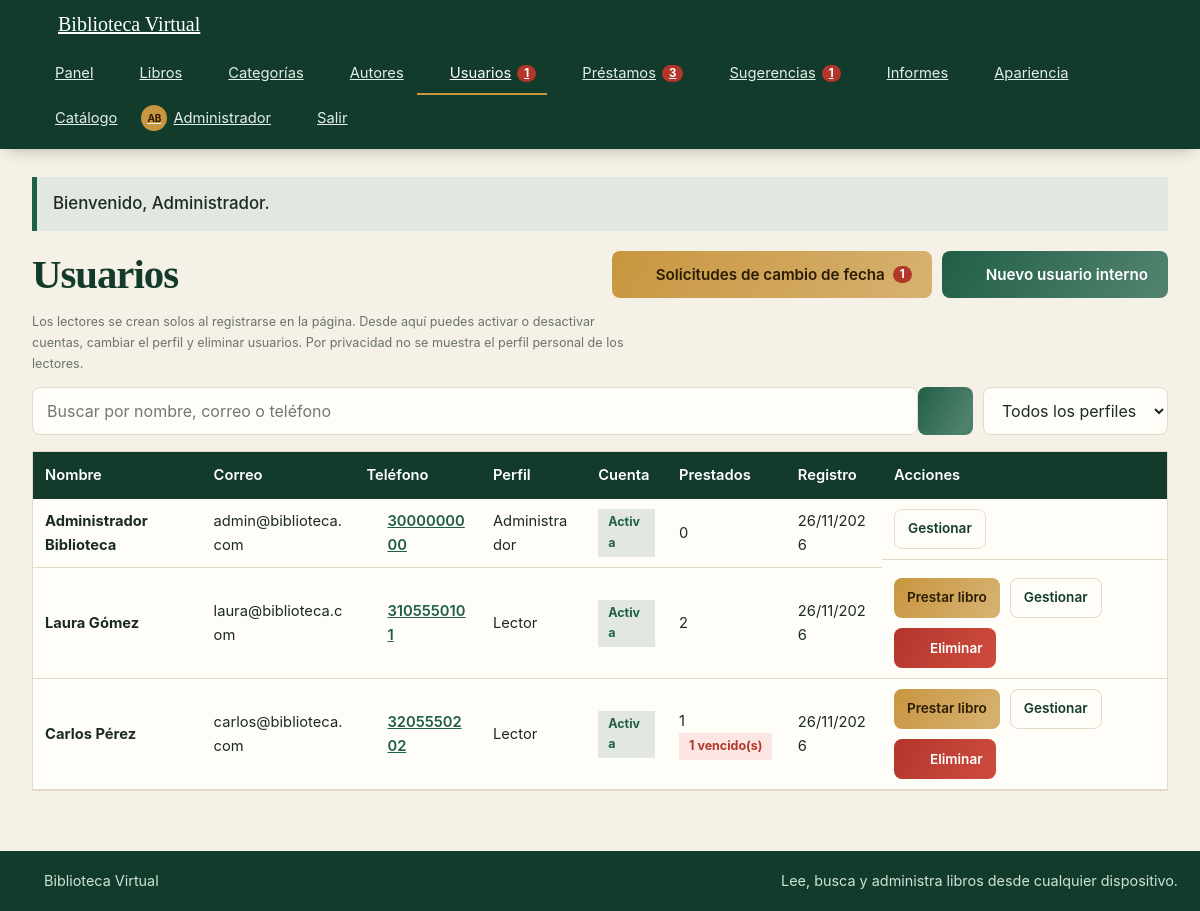
/usuarios.php (signed in), run on the app's committed database.
### tables this page shows
CREATE TABLE usuarios (
  id INT NOT NULL AUTO_INCREMENT,
  nombre VARCHAR(80) NOT NULL,
  apellido VARCHAR(80) NOT NULL,
  correo VARCHAR(120) NOT NULL,
  telefono VARCHAR(20) NOT NULL,
  fecha_nacimiento DATE NOT NULL,
  clave VARCHAR(255) NOT NULL,
  rol ENUM('admin','bibliotecario','lector') NOT NULL DEFAULT 'lector',
  activo TINYINT(1) NOT NULL DEFAULT 1,
  foto VARCHAR(80) DEFAULT NULL,
  tema ENUM('auto','claro','oscuro') NOT NULL DEFAULT 'auto',
  edad_editable TINYINT(1) NOT NULL DEFAULT 0,
  cambiar_clave TINYINT(1) NOT NULL DEFAULT 0,
  creado_en TIMESTAMP NOT NULL DEFAULT CURRENT_TIMESTAMP,
  PRIMARY KEY (id),
  UNIQUE KEY uq_usuarios_correo (correo)
);

### usuarios.php (the view, shortened to what this page needs)
<?php
require_once 'seguridad.php';
exigir_admin();
$cn = db();
$yo = (int)$_SESSION['usuario_id'];
$q = trim(isset($_GET['q']) ? $_GET['q'] : '');
$donde = ' WHERE 1=1';
$tipos = '';
$params = array();
$filas = consulta($cn, "SELECT u.id, u.nombre, u.apellido, u.correo, u.telefono, u.rol, u.activo, u.creado_en, (SELECT COUNT(*) FROM prestamos p WHERE p.usuario_id = u.id AND p.estado = 'Activo') AS prestados, (SELECT COUNT(*) FROM prestamos p WHERE p.usuario_id = u.id AND p.estado = 'Activo' AND p.fecha_limite < CURDATE()) AS vencidos FROM usuarios u" . $donde . ' ORDER BY u.rol, u.apellido, u.nombre', $tipos, $params);
$pendientes = (int)valor($cn, "SELECT COUNT(*) FROM cambios_edad WHERE estado = 'Pendiente'");
require 'cabecera.php';
?>
<div class="seccion-titulo" style="margin-top:0"><h1>Usuarios</h1>
  <div class="acciones"><a class="btn btn-oro" href="solicitudes_edad.php"><?php echo icono('reloj', 16); ?> Solicitudes de cambio de fecha<?php if ($pendientes > 0): ?> <span class="globo"><?php echo $pendientes; ?></span><?php endif; ?></a><a class="btn" href="usuario_form.php"><?php echo icono('mas', 16); ?> Nuevo usuario interno</a></div></div>
<p class="ayuda">Los lectores se crean solos al registrarse en la página. Desde aquí puedes activar o desactivar cuentas, cambiar el perfil y eliminar usuarios. Por privacidad no se muestra el perfil personal de los lectores.</p>
<form class="barra-acciones" method="get">
  <div class="buscar"><input type="search" name="q" value="<?php echo e($q); ?>" placeholder="Buscar por nombre, correo o teléfono"><button class="btn" type="submit"><?php echo icono('buscar', 16); ?></button></div>
  <select name="rol" style="width:auto" onchange="this.form.submit()"><option value="">Todos los perfiles</option></select>
</form>
<?php if (!count($filas)): ?><div class="vacio">No hay usuarios para mostrar.</div><?php else: ?>
<div class="tabla-wrap"><table>
  <thead><tr><th>Nombre</th><th>Correo</th><th>Teléfono</th><th>Perfil</th><th>Cuenta</th><th>Prestados</th><th>Registro</th><th>Acciones</th></tr></thead>
  <tbody>
  <?php foreach ($filas as $f): ?>
    <tr>
      <td><strong><?php echo e($f['nombre'] . ' ' . $f['apellido']); ?></strong></td>
      <td><?php echo e($f['correo']); ?></td>
      <td><a class="tel" href="<?php echo e(telefono_enlace($f['telefono'])); ?>"><?php echo icono('telefono', 15); ?> <?php echo e($f['telefono']); ?></a></td>
      <td><?php echo $f['rol'] === 'admin' ? 'Administrador' : ($f['rol'] === 'bibliotecario' ? 'Bibliotecario' : 'Lector'); ?></td>
      <td><span class="<?php echo (int)$f['activo'] ? 'est est-devuelto' : 'est est-rechazado'; ?>"><?php echo (int)$f['activo'] ? 'Activa' : 'Inactiva'; ?></span></td>
      <td><?php echo (int)$f['prestados']; ?><?php if ((int)$f['vencidos'] > 0): ?> <span class="est est-vencido"><?php echo (int)$f['vencidos']; ?> vencido(s)</span><?php endif; ?></td>
      <td><?php echo fecha_es($f['creado_en']); ?></td>
      <td class="acciones">
        <?php if ($f['rol'] === 'lector' && (int)$f['activo']): ?><a class="btn btn-sm btn-oro" href="prestamo_form.php?usuario_id=<?php echo (int)$f['id']; ?>">Prestar libro</a><?php endif; ?>
        <a class="btn btn-sm btn-claro" href="usuario_form.php?id=<?php echo (int)$f['id']; ?>">Gestionar</a>
        <?php if ((int)$f['id'] !== $yo): ?>
        <form method="post" onsubmit="return confirm('¿Eliminar a <?php echo e(addslashes($f['nombre'] . ' ' . $f['apellido'])); ?>? Se borrará también su actividad de lectura.');"><?php echo campo_csrf(); ?><input type="hidden" name="id" value="<?php echo (int)$f['id']; ?>"><button class="btn btn-sm btn-peligro" type="submit"><?php echo icono('borrar', 15); ?> Eliminar</button></form>
        <?php endif; ?>
      </td>
    </tr>
  <?php endforeach; ?>
  </tbody>
</table></div>
<?php endif; ?>
<?php require 'pie.php'; ?>

### seguridad.php (shortened to what this page needs)
<?php
function e($v) {
    return htmlspecialchars((string)$v, ENT_QUOTES, 'UTF-8');
}
function logueado() {
    return !empty($_SESSION['usuario_id']);
}
function consulta($cn, $sql, $tipos = '', $params = array()) {
    $st = $cn->prepare($sql);
    if ($tipos !== '') {
        $args = array($tipos);
        foreach ($params as $k => $v) { $args[] = &$params[$k]; }
        call_user_func_array(array($st, 'bind_param'), $args);
    }
    $st->execute();
    $filas = array();
    $meta = $st->result_metadata();
    if ($meta) {
        if (method_exists($st, 'get_result')) {
            $r = $st->get_result();
            while ($f = $r->fetch_assoc()) { $filas[] = $f; }
        }
    }
    return $filas;
}
function fila($cn, $sql, $tipos = '', $params = array()) {
    $f = consulta($cn, $sql, $tipos, $params);
    return $f ? $f[0] : null;
}
function valor($cn, $sql, $tipos = '', $params = array()) {
    $f = fila($cn, $sql, $tipos, $params);
    return reset($f);
}
function usuario_actual() {
    static $u = false;
    if ($u === false) {
        $u = null;
        if (logueado()) {
            $u = fila(db(), 'SELECT id, nombre, apellido, rol, activo, foto, tema, cambiar_clave FROM usuarios WHERE id = ?', 'i', array((int)$_SESSION['usuario_id']));
        }
    }
    return $u;
}
function exigir_login() {
    $u = usuario_actual();
}
function exigir_admin() {
    exigir_login();
}
function fecha_es($f) {
    return date('d/m/Y', strtotime($f));
}
function telefono_enlace($t) {
    return 'tel:' . preg_replace('/[^0-9+]/', '', $t);
}
function avatar_html($u, $tam = 34) {
    $nombre = isset($u['nombre']) ? $u['nombre'] : '?';
    $apellido = isset($u['apellido']) ? $u['apellido'] : '';
    $ini = mb_strtoupper(mb_substr($nombre, 0, 1) . mb_substr($apellido, 0, 1));
    return '<span class="avatar avatar-ini" style="width:' . (int)$tam . 'px;height:' . (int)$tam . 'px;font-size:' . (int)($tam * 0.4) . 'px">' . e($ini) . '</span>';
}
function icono($nombre, $tam = 18) {
    $trazo = isset($p[$nombre]) ? $p[$nombre] : $p['libro'];
    return '<svg class="ico" width="' . (int)$tam . '" height="' . (int)$tam . '" viewBox="0 0 24 24" fill="none" stroke="currentColor" stroke-width="2" stroke-linecap="round" stroke-linejoin="round" aria-hidden="true">' . $trazo . '</svg>';
}

### data on the page
usuarios: ini "AB", nombre+apellido "Administrador Biblioteca", correo "admin@biblioteca.com", $tam 15 (drawn), telefono "3000000000", rol "Administrador", activo "Activa", prestados "0", creado_en "26/11/2026"
usuarios: nombre+apellido "Laura Gómez", correo "laura@biblioteca.com", $tam 15 (drawn), telefono "3105550101", rol "Lector", activo "Activa", prestados "2", creado_en "26/11/2026"
usuarios: nombre+apellido "Carlos Pérez", correo "carlos@biblioteca.com", $tam 15 (drawn), telefono "3205550202", rol "Lector", activo "Activa", prestados "1", vencidos "1", creado_en "26/11/2026"

### other printed values
$cab_cfg['nombre_sitio'] "Biblioteca Virtual"
$cab_item[1] "Panel"
$cab_item[1] "Libros"
$cab_item[1] "Categorías"
$cab_item[1] "Autores"
$cab_item[1] "Usuarios"
$cab_item[4] "1"
$cab_item[1] "Préstamos"
$cab_item[4] "3"
$cab_item[1] "Sugerencias"
$cab_item[1] "Informes"
$cab_item[1] "Apariencia"
$cab_item[1] "Catálogo"
$_SESSION['nombre'] "Administrador"
$_SESSION['flash'][1] "Bienvenido, Administrador."
